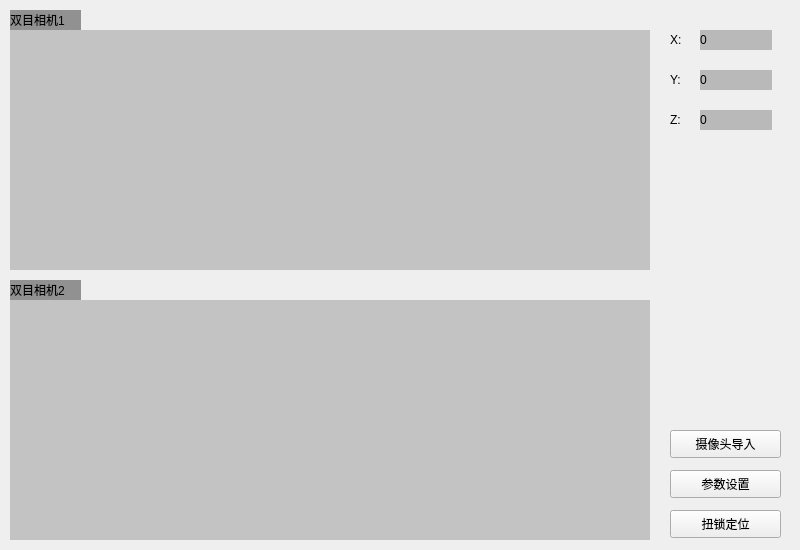
<?xml version="1.0" encoding="UTF-8"?>
<ui version="4.0">
 <class>LocaWin</class>
 <widget class="QMainWindow" name="LocaWin">
  <property name="geometry">
   <rect>
    <x>0</x>
    <y>0</y>
    <width>800</width>
    <height>550</height>
   </rect>
  </property>
  <property name="windowTitle">
   <string>定位测试</string>
  </property>
  <widget class="QWidget" name="centralwidget">
   <widget class="QLabel" name="cam1_label">
    <property name="geometry">
     <rect>
      <x>10</x>
      <y>30</y>
      <width>640</width>
      <height>240</height>
     </rect>
    </property>
    <property name="styleSheet">
     <string notr="true">background-color: rgb(195, 195, 195);</string>
    </property>
    <property name="text">
     <string/>
    </property>
   </widget>
   <widget class="QLabel" name="cam2_label">
    <property name="geometry">
     <rect>
      <x>10</x>
      <y>300</y>
      <width>640</width>
      <height>240</height>
     </rect>
    </property>
    <property name="styleSheet">
     <string notr="true">background-color: rgb(195, 195, 195);</string>
    </property>
    <property name="text">
     <string/>
    </property>
   </widget>
   <widget class="QLabel" name="label">
    <property name="geometry">
     <rect>
      <x>10</x>
      <y>280</y>
      <width>71</width>
      <height>20</height>
     </rect>
    </property>
    <property name="styleSheet">
     <string notr="true">background-color: rgb(145, 145, 145);</string>
    </property>
    <property name="text">
     <string>双目相机2</string>
    </property>
   </widget>
   <widget class="QLabel" name="label_2">
    <property name="geometry">
     <rect>
      <x>10</x>
      <y>10</y>
      <width>71</width>
      <height>20</height>
     </rect>
    </property>
    <property name="styleSheet">
     <string notr="true">background-color: rgb(145, 145, 145);</string>
    </property>
    <property name="text">
     <string>双目相机1</string>
    </property>
   </widget>
   <widget class="QPushButton" name="pushButton">
    <property name="geometry">
     <rect>
      <x>670</x>
      <y>430</y>
      <width>111</width>
      <height>28</height>
     </rect>
    </property>
    <property name="text">
     <string>摄像头导入</string>
    </property>
   </widget>
   <widget class="QPushButton" name="location_pushButton">
    <property name="geometry">
     <rect>
      <x>670</x>
      <y>510</y>
      <width>111</width>
      <height>28</height>
     </rect>
    </property>
    <property name="text">
     <string>扭锁定位</string>
    </property>
   </widget>
   <widget class="QPushButton" name="pushButton_3">
    <property name="geometry">
     <rect>
      <x>670</x>
      <y>470</y>
      <width>111</width>
      <height>28</height>
     </rect>
    </property>
    <property name="text">
     <string>参数设置</string>
    </property>
   </widget>
   <widget class="QLabel" name="label_3">
    <property name="geometry">
     <rect>
      <x>670</x>
      <y>30</y>
      <width>21</width>
      <height>20</height>
     </rect>
    </property>
    <property name="text">
     <string>X:</string>
    </property>
   </widget>
   <widget class="QLabel" name="label_4">
    <property name="geometry">
     <rect>
      <x>670</x>
      <y>70</y>
      <width>21</width>
      <height>20</height>
     </rect>
    </property>
    <property name="text">
     <string>Y:</string>
    </property>
   </widget>
   <widget class="QLabel" name="label_5">
    <property name="geometry">
     <rect>
      <x>670</x>
      <y>110</y>
      <width>21</width>
      <height>20</height>
     </rect>
    </property>
    <property name="text">
     <string>Z:</string>
    </property>
   </widget>
   <widget class="QLabel" name="X_label">
    <property name="geometry">
     <rect>
      <x>700</x>
      <y>30</y>
      <width>72</width>
      <height>20</height>
     </rect>
    </property>
    <property name="styleSheet">
     <string notr="true">background-color: rgb(185, 185, 185);</string>
    </property>
    <property name="text">
     <string>0</string>
    </property>
   </widget>
   <widget class="QLabel" name="Y_label">
    <property name="geometry">
     <rect>
      <x>700</x>
      <y>70</y>
      <width>72</width>
      <height>20</height>
     </rect>
    </property>
    <property name="styleSheet">
     <string notr="true">background-color: rgb(185, 185, 185);</string>
    </property>
    <property name="text">
     <string>0</string>
    </property>
   </widget>
   <widget class="QLabel" name="Z_label">
    <property name="geometry">
     <rect>
      <x>700</x>
      <y>110</y>
      <width>72</width>
      <height>20</height>
     </rect>
    </property>
    <property name="styleSheet">
     <string notr="true">background-color: rgb(185, 185, 185);</string>
    </property>
    <property name="text">
     <string>0</string>
    </property>
   </widget>
  </widget>
 </widget>
 <resources/>
 <connections/>
</ui>
